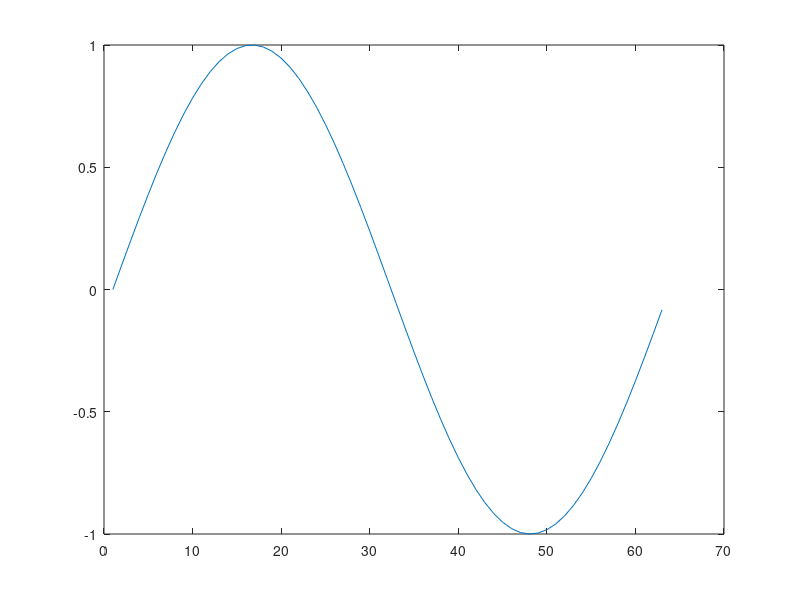
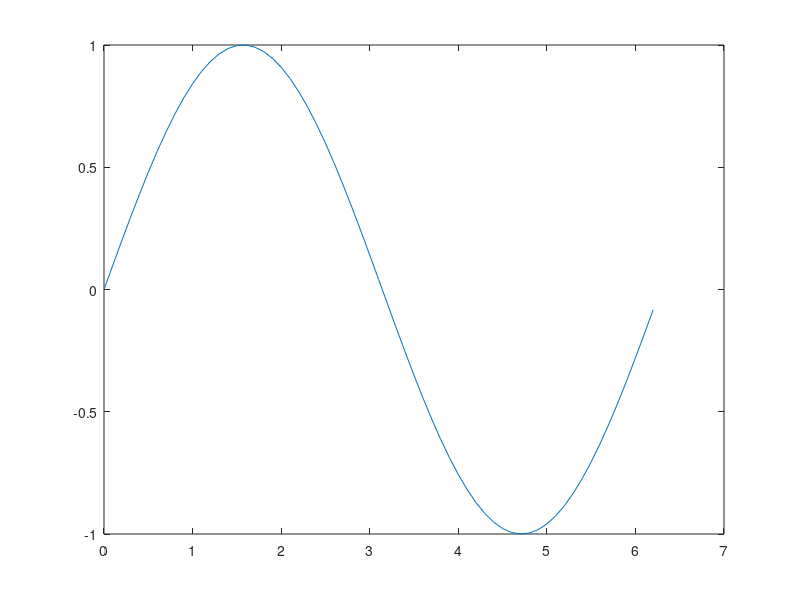

These charts were generated, in order, by the following MATLAB code:
clear all;

M = [0 : 0.1 : 2*pi];

fprintf(1,'M has length %d\n', size(M,2) );

f = sin(M);

plot(f);            

figure;             % New figure

plot(M,f);